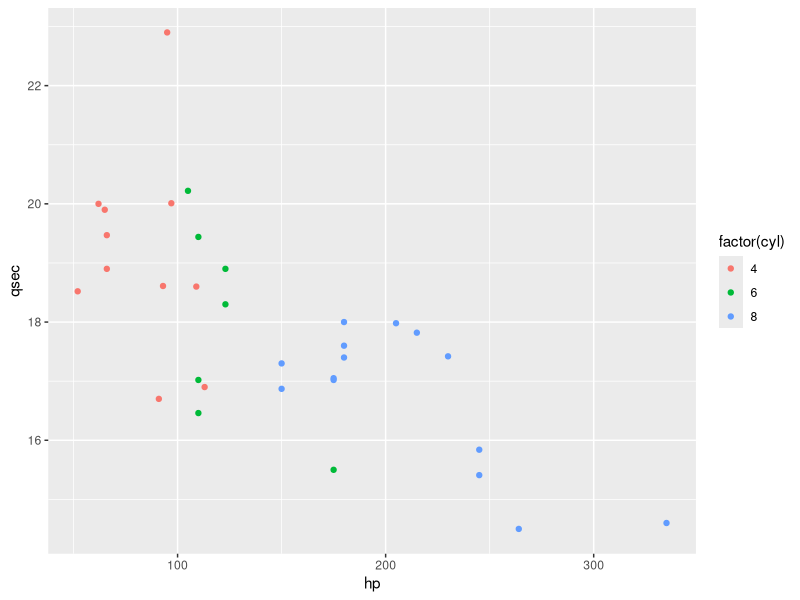

Here is the R script that generated this plot:
## ---- chunk 1
knitr::opts_chunk$set(echo = TRUE)
## ---- chunk 2
library(ggplot2)
library(datasets)
ggplot(data = mtcars, aes(x = hp, y = qsec)) +
            geom_point(aes(colour = factor(cyl)))
